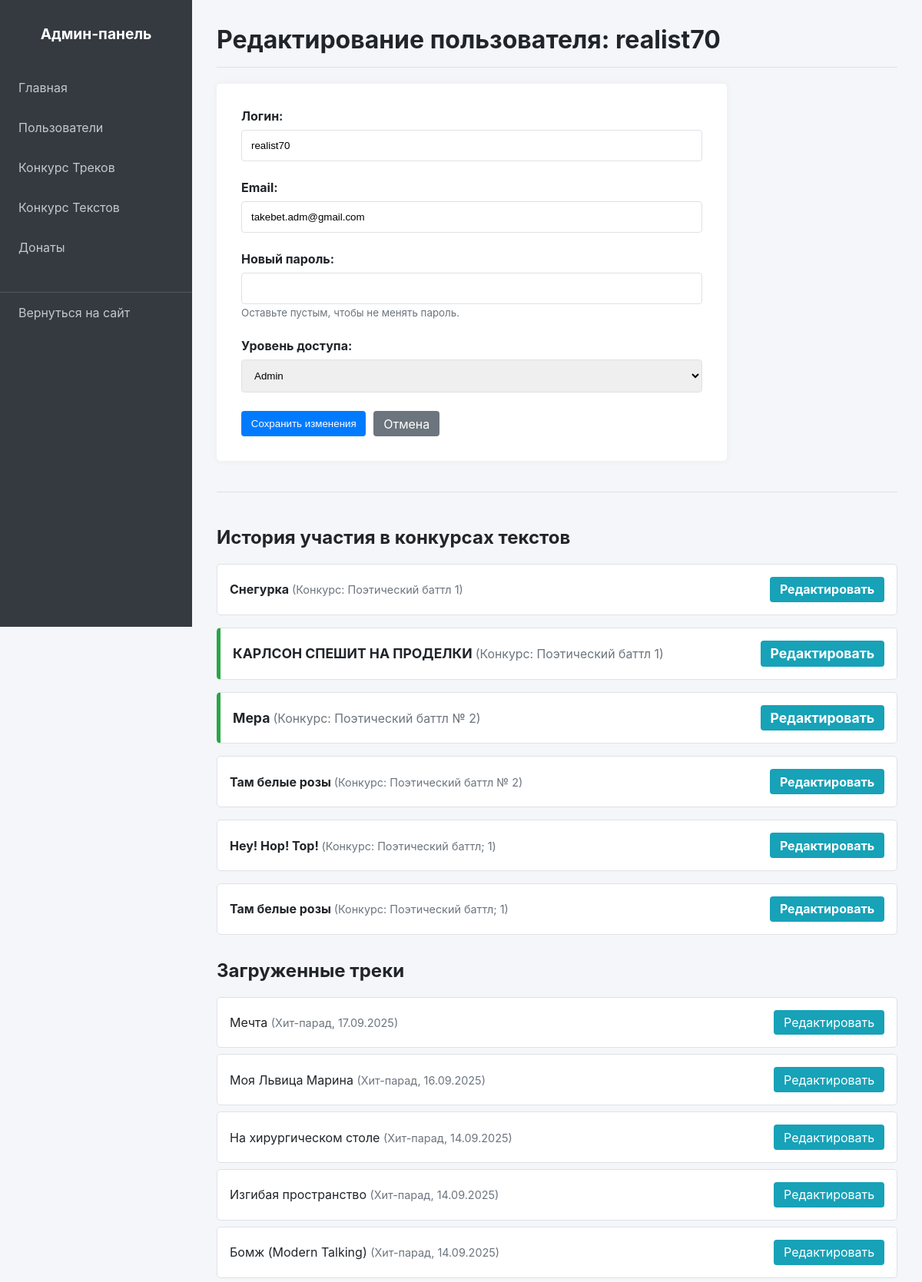
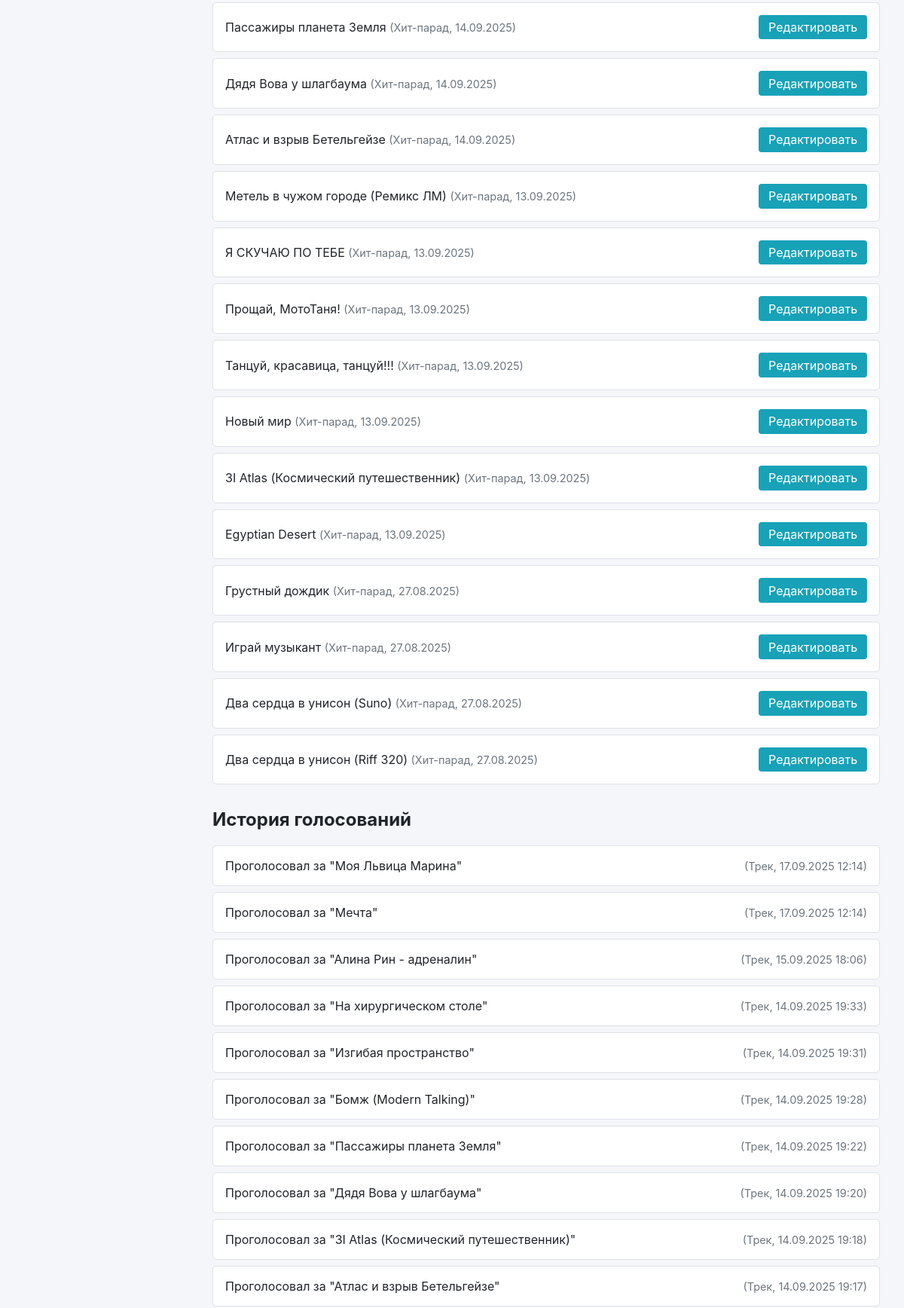
/admin/edit_user.php?id=1 (signed in, upper part), run on the app's committed database (2 pictures, top to bottom).
### tables this page shows
CREATE TABLE `users` (
  `id` int NOT NULL,
  `login` varchar(50) NOT NULL,
  `password` varchar(255) NOT NULL,
  `email` varchar(255) NOT NULL,
  `avatar_filename` varchar(255) DEFAULT NULL,
  `access_level` enum('limited','full','admin') NOT NULL DEFAULT 'limited',
  `registration_source` varchar(255) DEFAULT NULL,
  `created_at` timestamp NULL DEFAULT CURRENT_TIMESTAMP
);

CREATE TABLE `lyrics` (
  `id` int NOT NULL,
  `user_id` int NOT NULL,
  `lyric_contest_id` int DEFAULT NULL,
  `title` varchar(255) NOT NULL,
  `content` text NOT NULL,
  `status` enum('submitted','winner','loser') NOT NULL DEFAULT 'submitted',
  `created_at` timestamp NULL DEFAULT CURRENT_TIMESTAMP
);

CREATE TABLE `lyric_contests` (
  `id` int NOT NULL,
  `name` varchar(255) NOT NULL,
  `status` enum('pending','submission_active','voting_active','results','closed') NOT NULL DEFAULT 'pending',
  `submission_start` datetime DEFAULT NULL,
  `submission_end` datetime DEFAULT NULL,
  `voting_end` datetime DEFAULT NULL
);

CREATE TABLE `tracks` (
  `id` int NOT NULL,
  `user_id` int NOT NULL,
  `title` varchar(255) NOT NULL,
  `filename` varchar(255) NOT NULL,
  `duration` int NOT NULL,
  `play_count` int NOT NULL DEFAULT '0',
  `download_count` int NOT NULL DEFAULT '0',
  `page_type` enum('general','contest') NOT NULL,
  `track_contest_id` int DEFAULT NULL,
  `upload_date` timestamp NULL DEFAULT CURRENT_TIMESTAMP
);

### admin/edit_user.php (the view, shortened to what this page needs)
<?php
require_once 'templates/header.php';
require_once __DIR__ . '/../core/db_connect.php';
$userId = $_GET['id'] ?? null;
$stmt = $pdo->prepare("SELECT id, login, email, access_level FROM users WHERE id = ?");
$stmt->execute([$userId]);
$user = $stmt->fetch();
$sql_lyrics = "SELECT l.id, l.title, l.content, l.status, lc.name as contest_name
               FROM lyrics l
               JOIN lyric_contests lc ON l.lyric_contest_id = lc.id
               WHERE l.user_id = ?
               ORDER BY lc.id DESC, l.id DESC";
$stmt_lyrics = $pdo->prepare($sql_lyrics);
$stmt_lyrics->execute([$userId]);
$userLyrics = $stmt_lyrics->fetchAll();
$sql_tracks = "SELECT id, title, page_type, upload_date FROM tracks WHERE user_id = ? ORDER BY upload_date DESC";
$stmt_tracks = $pdo->prepare($sql_tracks);
$stmt_tracks->execute([$userId]);
$userTracks = $stmt_tracks->fetchAll();
$sql_votes = "SELECT t.title, 'track' as type, v.voted_at FROM votes v JOIN tracks t ON v.track_id = t.id WHERE v.user_id = ?
              UNION ALL
              SELECT l.title, 'lyric' as type, lv.voted_at FROM lyrics_votes lv JOIN lyrics l ON lv.lyric_id = l.id WHERE lv.user_id = ?
              ORDER BY voted_at DESC";
$stmt_votes = $pdo->prepare($sql_votes);
$stmt_votes->execute([$userId, $userId]);
$userVotes = $stmt_votes->fetchAll();
?>
<h1>Редактирование пользователя: <?php echo htmlspecialchars($user['login']); ?></h1>
<form class="admin-form" action="/api/admin/update_user.php" method="POST">
    <div class="form-group"><label for="login">Логин:</label><input type="text" id="login" name="login" value="<?php echo htmlspecialchars($user['login']); ?>" required></div>
    <div class="form-group"><label for="email">Email:</label><input type="email" id="email" name="email" value="<?php echo htmlspecialchars($user['email']); ?>" required></div>
    <div class="form-group"><label for="password">Новый пароль:</label><input type="password" id="password" name="password"><small>Оставьте пустым, чтобы не менять пароль.</small></div>
    <div class="form-group">
        <label for="access_level">Уровень доступа:</label>
        <select id="access_level" name="access_level">
            <option value="admin" <?php if ($user['access_level'] === 'admin') echo 'selected'; ?>>Admin</option>
        </select>
    </div>
    <div class="form-actions"><button type="submit" class="btn btn-save">Сохранить изменения</button><a href="users.php" class="btn btn-cancel">Отмена</a></div>
</form>
<div class="user-activity-container">
    <div class="user-content-history">
        <h2>История участия в конкурсах текстов</h2>
        <?php if (empty($userLyrics)): ?>
            <p>Этот пользователь еще не участвовал в конкурсах текстов.</p>
        <?php else: ?>
            <?php foreach ($userLyrics as $lyric): ?>
                <details class="history-item <?php if ($lyric['status'] === 'winner') echo 'lyric-winner'; ?>">
                    <summary>
                        <div>
                            <span class="history-title"><?php echo htmlspecialchars($lyric['title']); ?></span>
                            <span class="history-season">(Конкурс: <?php echo htmlspecialchars($lyric['contest_name']); ?>)</span>
                        </div>
                        <a href="edit_lyric.php?id=<?php echo $lyric['id']; ?>" class="btn btn-edit">Редактировать</a>
                    </summary>
                </details>
            <?php endforeach; ?>
        <?php endif; ?>
    </div>
    <div class="user-content-history">
        <h2>Загруженные треки</h2>
        <?php if (empty($userTracks)): ?>
            <p>Этот пользователь еще не загружал треки.</p>
        <?php else: ?>
            <ul class="history-list">
                <?php foreach ($userTracks as $track): ?>
                    <li>
                        <div>
                            <span class="history-title"><?php echo htmlspecialchars($track['title']); ?></span>
                            <span class="history-meta">
                                (<?php echo $track['page_type'] === 'general' ? 'Хит-парад' : 'Конкурс'; ?>, <?php echo date('d.m.Y', strtotime($track['upload_date'])); ?>)
                            </span>
                        </div>
                        <a href="edit_track.php?id=<?php echo $track['id']; ?>" class="btn btn-edit">Редактировать</a>
                    </li>
                <?php endforeach; ?>
            </ul>
        <?php endif; ?>
    </div>
    <div class="user-content-history">
        <h2>История голосований</h2>
        <?php if (empty($userVotes)): ?>
            <p>Этот пользователь еще не голосовал.</p>
        <?php else: ?>
            <ul class="history-list">
                <?php foreach ($userVotes as $vote): ?>
                    <li>
                        <span class="history-title">Проголосовал за "<?php echo htmlspecialchars($vote['title']); ?>"</span>
                        <span class="history-meta">
                            (<?php echo $vote['type'] === 'track' ? 'Трек' : 'Текст'; ?>, <?php echo date('d.m.Y H:i', strtotime($vote['voted_at'])); ?>)
                        </span>
                    </li>
                <?php endforeach; ?>
            </ul>
        <?php endif; ?>
    </div>
</div>
<?php require_once 'templates/footer.php'; ?>

### admin/assets/css/admin_style.css (style rules this page uses)
:root { --admin-bg: #f4f6f9; --admin-surface: #ffffff; --admin-text: #212529; --admin-border: #dee2e6; --admin-primary: #007bff; --admin-danger: #dc3545; --admin-success: #28a745; --admin-warning: #ffc107; --admin-info: #17a2b8; }
body { background-color: var(--admin-bg); color: var(--admin-text); font-family: -apple-system, BlinkMacSystemFont, 'Segoe UI', Roboto, Helvetica, Arial, sans-serif; margin: 0; display: flex; }
h1 { border-bottom: 1px solid var(--admin-border); padding-bottom: 1rem; margin-top: 0; }
.btn { display: inline-block; padding: 0.4rem 0.8rem; border-radius: 4px; text-decoration: none; color: #fff; border: none; cursor: pointer; }
.btn-edit { background-color: var(--admin-info); }
.btn-save { background-color: var(--admin-primary); }
.btn-cancel { background-color: #6c757d; }
.admin-form { background-color: var(--admin-surface); padding: 2rem; border-radius: 5px; box-shadow: 0 0 10px rgba(0,0,0,0.05); max-width: 600px; }
.admin-form .form-group { margin-bottom: 1.5rem; }
.admin-form label { display: block; margin-bottom: 0.5rem; font-weight: bold; }
.admin-form input, .admin-form select, .admin-form textarea { width: 100%; padding: 0.75rem; border: 1px solid var(--admin-border); border-radius: 4px; box-sizing: border-box; }
.admin-form small { color: #6c757d; }
.admin-form .form-actions { display: flex; gap: 10px; margin-top: 1.5rem; }
.user-activity-container { margin-top: 2.5rem; padding-top: 1.5rem; border-top: 1px solid var(--admin-border); }
.user-content-history { margin-bottom: 2rem; }
.history-item { background-color: var(--admin-surface); border: 1px solid var(--admin-border); border-radius: 5px; margin-bottom: 1rem; }
.history-item summary { padding: 1rem; font-weight: bold; cursor: pointer; display: flex; justify-content: space-between; align-items: center; }
.history-title { color: var(--admin-text); }
.history-season, .history-meta { color: #6c757d; font-weight: normal; font-size: 0.9em; }
.history-item.lyric-winner { border-left: 5px solid var(--admin-success); }
.history-item.lyric-winner summary { font-size: 1.1rem; }
.history-list { list-style: none; padding: 0; margin: 0; }
.history-list li { background-color: var(--admin-surface); padding: 1rem; border: 1px solid var(--admin-border); border-radius: 5px; margin-bottom: 0.5rem; display: flex; justify-content: space-between; align-items: center; }
.history-list li .btn, .history-item summary .btn { margin-left: 1rem; }

### data on the page
users: login "realist70", email "takebet.adm@gmail.com", access_level "Admin"
lyrics: title "Снегурка", lyric_contest.name "Поэтический баттл 1"
lyrics: title "КАРЛСОН СПЕШИТ НА ПРОДЕЛКИ", lyric_contest.name "Поэтический баттл 1"
lyrics: title "Мера", lyric_contest.name "Поэтический баттл № 2"
lyrics: title "Там белые розы", lyric_contest.name "Поэтический баттл № 2"
lyrics: title "Hey! Hop! Top!", lyric_contest.name "Поэтический баттл; 1"
lyrics: title "Там белые розы", lyric_contest.name "Поэтический баттл; 1"
tracks: title "Мечта", page_type "Хит-парад", upload_date "17.09.2025"
tracks: title "Моя Львица Марина", page_type "Хит-парад", upload_date "16.09.2025"
tracks: title "На хирургическом столе", page_type "Хит-парад", upload_date "14.09.2025"
tracks: title "Изгибая пространство", page_type "Хит-парад", upload_date "14.09.2025"
tracks: title "Бомж (Modern Talking)", page_type "Хит-парад", upload_date "14.09.2025"
tracks: title "Пассажиры планета Земля", page_type "Хит-парад", upload_date "14.09.2025"
tracks: title "Дядя Вова у шлагбаума", page_type "Хит-парад", upload_date "14.09.2025"
tracks: title "Атлас и взрыв Бетельгейзе", page_type "Хит-парад", upload_date "14.09.2025"
tracks: title "Метель в чужом городе (Ремикс ЛМ)", page_type "Хит-парад", upload_date "13.09.2025"
tracks: title "Я СКУЧАЮ ПО ТЕБЕ", page_type "Хит-парад", upload_date "13.09.2025"
tracks: title "Прощай, МотоТаня!", page_type "Хит-парад", upload_date "13.09.2025"
tracks: title "Танцуй, красавица, танцуй!!!", page_type "Хит-парад", upload_date "13.09.2025"
tracks: title "Новый мир", page_type "Хит-парад", upload_date "13.09.2025"
tracks: title "3I Atlas (Космический путешественник)", page_type "Хит-парад", upload_date "13.09.2025"
tracks: title "Egyptian Desert", page_type "Хит-парад", upload_date "13.09.2025"
tracks: title "Грустный дождик", page_type "Хит-парад", upload_date "27.08.2025"
tracks: title "Играй музыкант", page_type "Хит-парад", upload_date "27.08.2025"
tracks: title "Два сердца в унисон (Suno)", page_type "Хит-парад", upload_date "27.08.2025"
tracks: title "Два сердца в унисон (Riff 320)", page_type "Хит-парад", upload_date "27.08.2025"

### other printed values
$vote['title'] "Моя Львица Марина"
date('d.m.Y H:i', strtotime($vote['voted_at'])) "17.09.2025 12:14"
$vote['title'] "Мечта"
$vote['title'] "Алина Рин - адреналин"
date('d.m.Y H:i', strtotime($vote['voted_at'])) "15.09.2025 18:06"
$vote['title'] "На хирургическом столе"
date('d.m.Y H:i', strtotime($vote['voted_at'])) "14.09.2025 19:33"
$vote['title'] "Изгибая пространство"
date('d.m.Y H:i', strtotime($vote['voted_at'])) "14.09.2025 19:31"
$vote['title'] "Бомж (Modern Talking)"
date('d.m.Y H:i', strtotime($vote['voted_at'])) "14.09.2025 19:28"
$vote['title'] "Пассажиры планета Земля"
date('d.m.Y H:i', strtotime($vote['voted_at'])) "14.09.2025 19:22"
$vote['title'] "Дядя Вова у шлагбаума"
date('d.m.Y H:i', strtotime($vote['voted_at'])) "14.09.2025 19:20"
